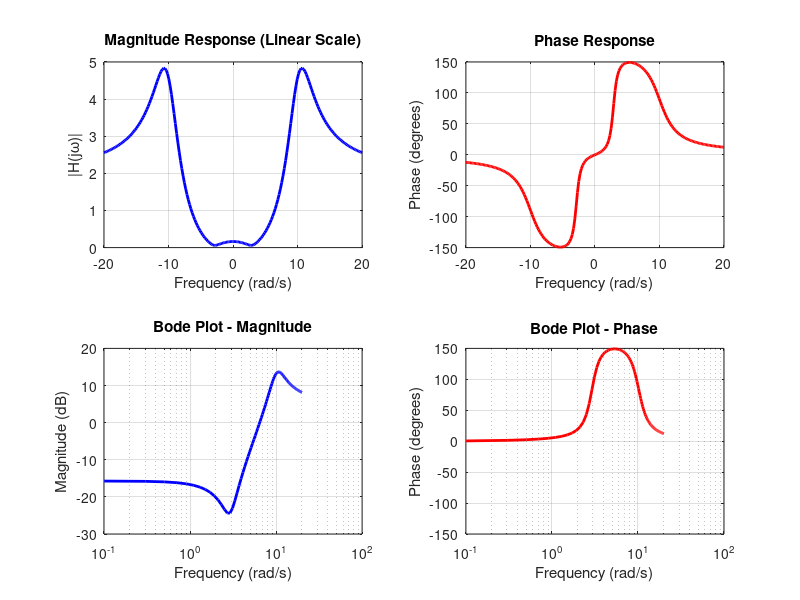

The MATLAB script that drew this image: (Note: this script raises an error after producing the figure.)
clear all;
close all;

% 1. Define the numerator and denominator polynomial coefficients
b = [2 2 17];      % Numerator coefficients
a = [1 4 104];     % Denominator coefficients

% Generate frequency vector with 200 samples (rad/s)
omega = linspace(-20, 20, 200);  % Frequency range from -20 to 20 rad/s

% 2. Use freqs function to evaluate the frequency response
H = freqs(b, a, omega);

% 3. Plot the magnitude and phase of the frequency response
figure;

% Magnitude plot (linear scale)
subplot(2,2,1);
plot(omega, abs(H), 'b-', 'LineWidth', 2);
grid on;
xlabel('Frequency (rad/s)');
ylabel('|H(jω)|');
title('Magnitude Response (Linear Scale)');

% Phase plot
subplot(2,2,2);
plot(omega, angle(H)*180/pi, 'r-', 'LineWidth', 2);
grid on;
xlabel('Frequency (rad/s)');
ylabel('Phase (degrees)');
title('Phase Response');

% 4. Plot the Bode plot using results from step 2
% Magnitude in dB vs log frequency
subplot(2,2,3);
semilogx(omega, 20*log10(abs(H)), 'b-', 'LineWidth', 2);
grid on;
xlabel('Frequency (rad/s)');
ylabel('Magnitude (dB)');
title('Bode Plot - Magnitude');

% Phase in degrees vs log frequency
subplot(2,2,4);
semilogx(omega, angle(H)*180/pi, 'r-', 'LineWidth', 2);
grid on;
xlabel('Frequency (rad/s)');
ylabel('Phase (degrees)');
title('Bode Plot - Phase');

% Add overall title
sgtitle('Frequency Response Analysis: H(s) = (2s² + 2s + 17)/(s² + 4s + 104)');

% Display transfer function information
fprintf('Transfer Function H(s):\n');
fprintf('Numerator: %ds² + %ds + %d\n', b(1), b(2), b(3));
fprintf('Denominator: %ds² + %ds + %d\n', a(1), a(2), a(3));
fprintf('Frequency range: %.1f to %.1f rad/s\n', omega(1), omega(end));
fprintf('Number of frequency points: %d\n', length(omega));

% Optional: Compare with MATLAB's built-in bode function
figure;
s = tf(b, a);  % Create transfer function object
bode(s);
title('Verification using MATLAB bode() function');
grid on;
